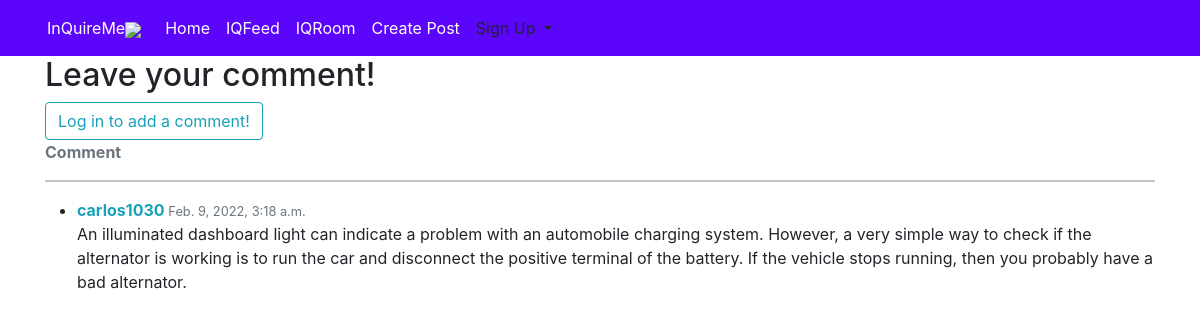
/detail/1, run on the app's committed database.
### inquire_me/models.py (models this page shows, shortened)
class Comment(models.Model):
    post_connected = models.ForeignKey(
        Post, related_name='comments', on_delete=models.CASCADE)
    author = models.ForeignKey(
        settings.AUTH_USER_MODEL, on_delete=models.CASCADE, default=True)
    content = models.TextField()
    date_posted = models.DateTimeField(default=timezone.now)

### accounts/models.py (models this page shows, shortened)
class User(AbstractUser):
    username = models.CharField(
        max_length=50, blank=True, null=True, unique=True)
    email = models.EmailField(verbose_name="email address", unique=True)
    birth_date = models.DateField(verbose_name="DOB", null=True, blank=True)
    categories_verified = models.CharField(
        max_length=30, choices=CATEGORY_CHOICES, default='')
    color_iqroom = models.CharField(
        max_length=6, choices=COLOR_CHOICES, default='green')
    is_active = models.BooleanField(default=True)
    flag = models.IntegerField(
        choices=((1, 'Standard Account'), (2, 'Pro Account')), default=1)
    USERNAME_FIELD = 'email'
    REQUIRED_FIELDS = ['username']
    objects = CustomUserManager()
    def __str__(self):
        return self.username

### inquire_me/views.py (the view, shortened to what this page needs)
# urls.py: path('detail/<int:pk>', PostDetailView.as_view(), name='detail'),
class PostDetailView(DetailView):
    model = Post
    template_name = 'post_detail.html'
    context_object_name = 'object'
    def get_context_data(self, **kwargs):
        data = super().get_context_data(**kwargs)
        comments_connected = Comment.objects.filter(
            post_connected=self.get_object()).order_by('-date_posted')
        data['comments'] = comments_connected
        if self.request.user.is_authenticated:
            data['comment_form'] = NewCommentForm(instance=self.request.user)
        return data

### templates/post_detail.html
{% extends 'base.html' %}
{% block content %}
<h2>Leave your comment!</h2>
<div id="comments_section">
  {% if user.is_authenticated %}
  <form method="POST">
    {% csrf_token %}
    <div class="form-group">
      {{ comment_form }}
      <button class="btn btn-info" type="submit">Add comment <i class="fas fa-comments"></i></button>
    </div>
  </form>
  {% else %}
  <a class="btn btn-outline-info" href="{% url 'login' %}?next={{request.path}}">Log in to add a comment!</a><br>
  {% endif %}
  {% if comments %}
  <strong class="text-secondary">{{ object.number_of_comments }} Comment{{ object.number_of_comments|pluralize }}</strong>
  <hr>
  <ul>
    {% for comment in comments %}
    <li>
     <div>
        <span>
          <strong class="text-info">{{ comment.author }} </strong>
          <small class="text-muted">{{ comment.date_posted }}</small>
        </span>
        <p>
          {{ comment.content|safe }}
        </p>
      </div>
    </li>
    {% endfor %}
  </ul>
  {% else %}
    <strong class="text-secondary">No comments yet...</strong>
  {% endif %}
</div>
{% endblock content %}

### data on the page
Comment: author "carlos1030", date_posted "Feb. 9, 2022, 3:18 a.m.", content "An illuminated dashboard light can indicate a problem with an automobile charging system. However, a very simple way to check if the alternator is working is to run the car and disconnect the positive terminal of the battery. If the vehicle stops running, then you probably have a bad alternator."
